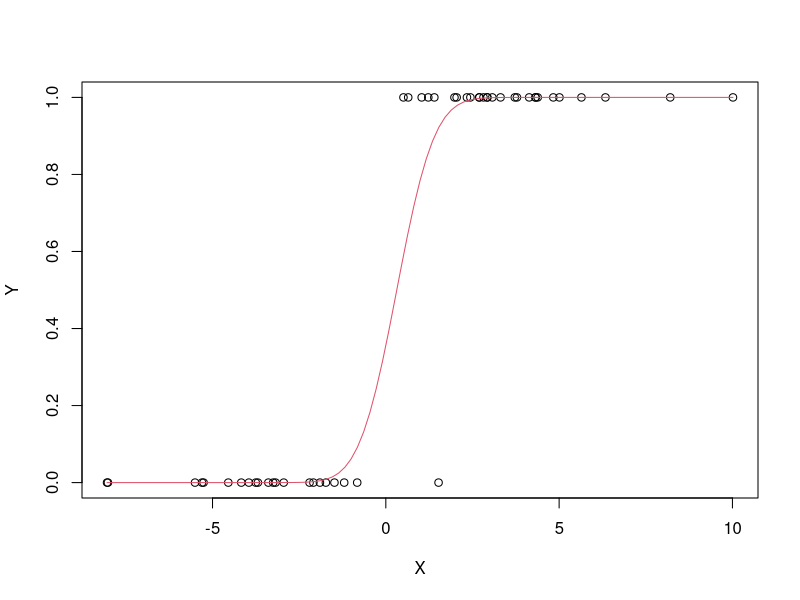

Recreate this plot in R.
### probit regression via EM
### Y for complete data, X for the binary response and U for the predictor variable. .

em.probreg <- function(U, X, theta0) {
  maxit <- 1000
  tol <- 1e-10
  i <- 0
  M <- solve(t(U) %*% U) %*% t(U)
  theta <- theta0
  m <- U %*% theta
  repeat {
  i <- i + 1
  v <- (2 * X - 1) * dnorm(m) / pnorm((2 * X - 1) * m)
  up <- M %*% v
  theta <- theta + up
  if(max(abs(up)) < tol || i >= maxit) break
  m <- U %*% theta
  }
  return(list(iterations=i, estimate=as.numeric(theta)))
}

A <- 0
B <- 1
x <- rnorm(50, 0, 4)
y <- rbinom(50, 1, pnorm(A + B * x))
nloglik <- function(theta) {
  a <- theta[1]
  b <- theta[2]
  p <- pnorm(a + b * x)
  o <- sum(dbinom(y, size=1, prob=p, log=TRUE))
  return(-o)
}

theta0 <- c(1,3)
o.optim <- optim(theta0, nloglik, method="BFGS"); print(o.optim)
glm1 <- glm(y ~ x, family=binomial(link="probit")); print(list(glm1$coef, glm1$iter))
o.em <- em.probreg(as.matrix(cbind(rep(1, 50), x)), y, theta0); print(o.em)
plot(x, y, xlab="X", ylab="Y")
f <- function(x) pnorm(o.em$estimate[1] + o.em$estimate[2] * x)
curve(f, add=TRUE, col=2)
